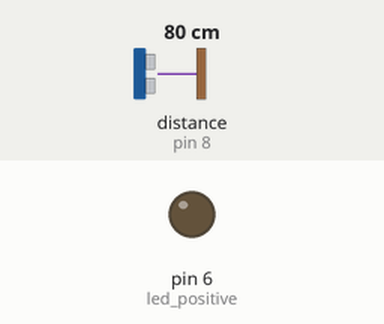
Simulated run of this sketch. Board: Arduino Uno, built with avr-gcc and run on an emulated ATmega328P. Parts: output pins drawn as LEDs (lit = HIGH). The test bench sets the inputs (shaded band); at power-on: distance to the obstacle (sensor on pin 8) 80 cm. The echo pulse lasts 58.3 µs per cm.

Above: at 1.2 s.
1.3 s: distance to the obstacle (sensor on pin 8) set to 2 cm
At 1.7 s:
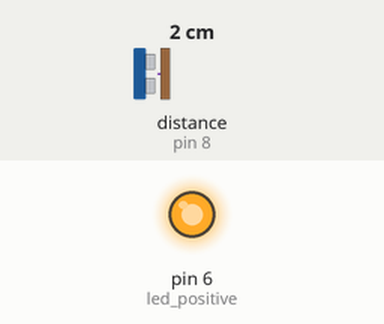
Timing chart, 0 to 4.3 s (numbered marks = the images above; inputs shaded):
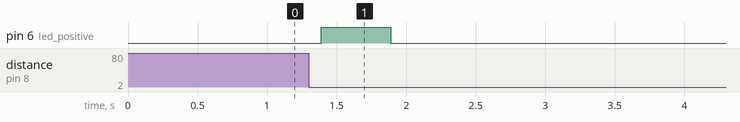

The sketch:

miniProject2.ino
```cpp
#include<NewPing.h>

//HyperParameter
const int max_dist = 4000;
const int median_sample = 3;
const int threshold_change = 20;

//Pins
const int echo = 8;          //Input Pin w.r.t. Arduino
const int trig = 10;          //Output Pin w.r.t Arduino
const int led_positive  = 6; //Output Pin w.r.t Arduino


double distance1, duration1;
double distance2, duration2;


NewPing ultra_sonic(trig, echo, max_dist);


void setup() {

  Serial.begin(9600);

  pinMode(led_positive, OUTPUT);
  duration1 = ultra_sonic.ping_median(median_sample);
  distance1 = ultra_sonic.convert_cm(duration1);
}

void loop() {

  double change;

  duration2 = ultra_sonic.ping_median(median_sample);
  distance2 = ultra_sonic.convert_cm(duration2);

  change = abs(distance1-distance2);
  if (change > threshold_change)
  {
      digitalWrite(led_positive, HIGH);
      delay(500);
      digitalWrite(led_positive, LOW);
  }

  distance1 = distance2;

}
```

Measured:
- after the input at 1.3 s, pin 6 (led_positive): LOW → HIGH after 0.09 s, → LOW 0.50 s later
